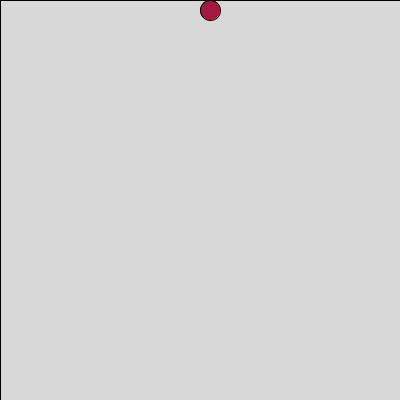
Frame 1 (no input)
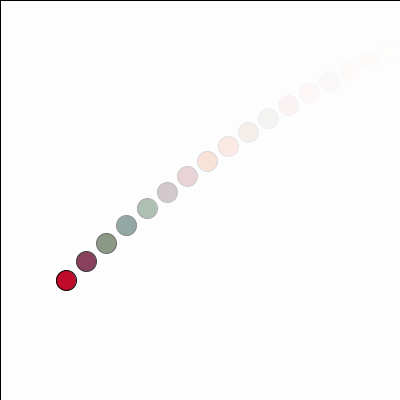
Frame 60 (the mouse pressed at the canvas centre just before this capture)
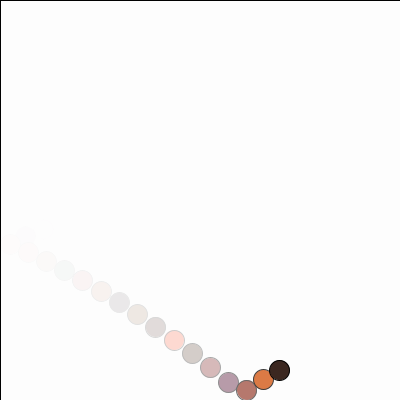
Frame 120 (the mouse held since frame 60 and released just before this capture)

The Processing sketch that drew these frames (run headless with seeded random() and noise(); from frame 60 on, the mouse is pressed at the canvas centre):

// Processing sketch: processing_71840
// ── processing_71840.pde

/*
/ Norm Krumpe
 / September 23, 2012
 / An object that bounces around the screen.  There are 
 / a couple reasons I made this.
 / 1. To play around with objects that bounce around the
 /    screen.
 / 2. To be extra careful about documenting my code and
 /    factoring my code into methods (functions) that
 /    make it easy to adjust.
 / 3. PLEASE play around with this.  
 */

// The location, size, and speed of the ball
float speedX, speedY;
float objectX, objectY, objectWidth, objectHeight;

// acceleration...modify this to affect
// how the ySpeed changes.  Closer to zero
// reduces the effects of gravity.  For example,
// 0.1 makes it seem more like how things might move
// on the moon.
float GRAVITY = 0.6;

// damping effect...modify this to affect
// the bounciness of the object.  Closer to zero
// loses bounciness.  Closer to 1 makes it more
// like a superball.
float DAMPING = .7;

// friction effect...modify this to affect
// the left-right motion when the object hits the floor.
// Closer to 1 makes the floor "slick", and closer to
// 0 makes the floor rougher, like sandpaper.
float FRICTION = .9;

// Set the screen size, the object's initial size,
// location, and speed.
void setup() {
  size(400, 400);

  objectX = width/2;
  objectY = 0;

  objectWidth = 20;
  objectHeight = objectWidth;

  speedX = 25;
  speedY = 25;
}

// The main driver for the motion
void draw() {

  // The second number in the fill affects
  // the transparency.  Adjust it to increase
  // or decrease the "tail" left behind the moving
  // object.
  fill(255, 60);
  rect(0, 0, width, height);

  drawObject();
  adjustForGravity();
  updateObjectLocation();
  checkForCollision();
  
}

// This draws the object that is bouncing.  Right
// now the object is a rectangle.  But it shouldn't
// be too hard to change this to some other object.
void drawObject() {
  updateColor(); 
  ellipseMode(CORNER);
  ellipse(objectX, objectY, objectWidth, objectHeight);
}

// Adjusts the location of the object based on its
// current location and its speed
void updateObjectLocation() {
  objectX = objectX + speedX;
  objectY = objectY + speedY;
}

// Adjusts the object's y speed based on its
// current speed and the force of gravity
void adjustForGravity() {
  speedY = speedY + GRAVITY;
}

// Make adjustments whenever the object hits
// the wall or a floor.  Any of these should
// reverse the direction of the object (hitting
// the two walls, for example, reverses speedX).
// Hitting the floor will call friction and 
// damping into play.  Should hitting a wall
// be affected by friction?  What about hitting
// the ceiling?
void checkForCollision() {

  // Check for right-wall collision
  // This (perhaps poorly) assumes that
  // the object's position (objectX, objectY)
  // is based on that position being in the
  // upper-left corner of that object.
  // If (objectX, objectY) were in the center
  // of the object, then this code would need
  // to be adjusted appropriately.
  if (objectX > width - objectWidth) {
    objectX = width - objectWidth;
    speedX = -1 * speedX;
  }
  // Check for left-wall collision
  else if (objectX < 0) {
    objectX = 0;
    speedX = -1 * speedX;
  }

  // Check for floor collision:
  if (objectY > height - objectHeight) {
    objectY = height - objectHeight;
    speedY = -1 * speedY;
    speedY = DAMPING * speedY;
    speedX = FRICTION * speedX;
  }
  // check for ceiling collision
  else if (objectY < 0) {
  objectY = 0;
  speedY = -1*speedY;
  speedY = DAMPING * speedY;;
  speedX = FRICTION * speedX;
  }
}

void updateColor() {
fill (random (256), random (100), random (68));
}
